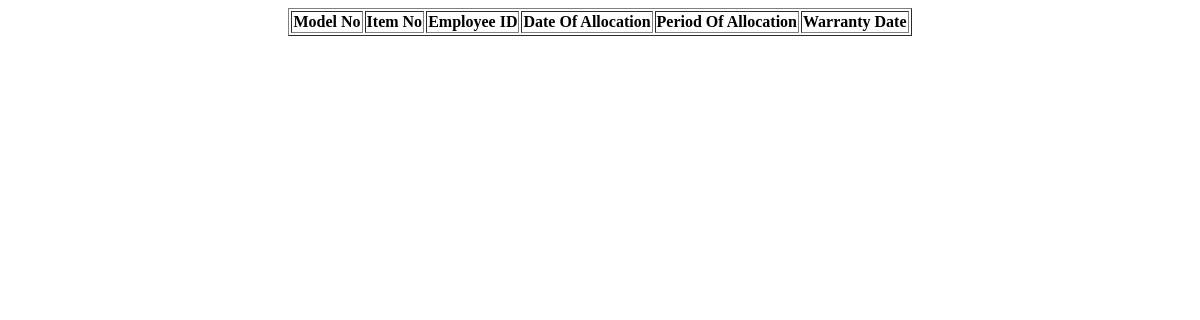
Page /hardware.php?value=Monitor on the earlier database version.
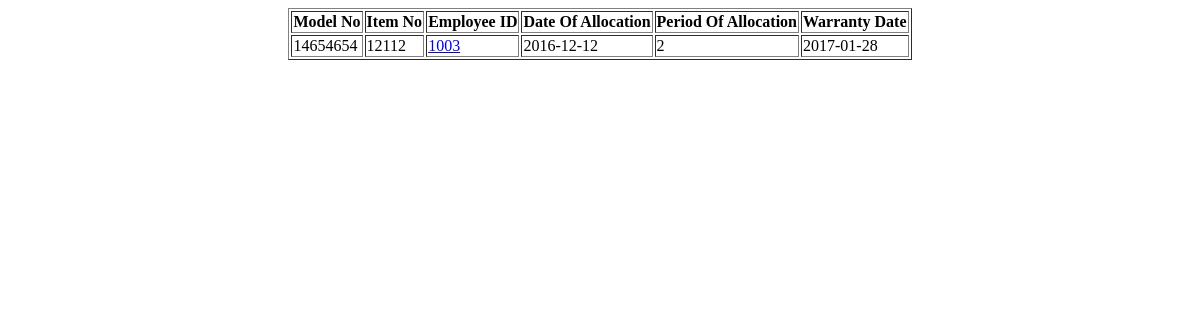
Same page on the later database version.
### tables this page shows
CREATE TABLE `hardware` (
  `Hardware_Type` varchar(50) NOT NULL,
  `Model_No` varchar(50) NOT NULL,
  `Item_No` varchar(50) NOT NULL,
  `Employee_ID` varchar(50) NOT NULL,
  `Date_of_All` date NOT NULL,
  `Period_of_All` varchar(5) NOT NULL,
  `Warranty_Date` date NOT NULL
);

### hardware.php (the view, shortened to what this page needs)
<html>
<head>
</head>
<body>
<table align='center' border='1'>
<?php
$var=$_GET['value'];
$query="select Model_No,Item_No,Employee_ID,Date_of_All,Period_of_All,Warranty_Date from hardware where Hardware_Type='$var'";
$run=mysql_query($query) or die(mysql_error());
?>
<thead>
<tr>
<th><strong>Model No</strong></th>
<th><strong>Item No</strong></th>
<th><strong>Employee ID</strong></th>
<th><strong>Date Of Allocation</strong></th>
<th><strong>Period Of Allocation</strong></th>
<th><strong>Warranty Date</strong></th>
</tr>
</thead>
<tbody>
<?php
while($row=mysql_fetch_array($run))
{
	echo "<tr>
		<td>{$row['Model_No']}</td>
		<td>{$row['Item_No']}</td>
		<td><a href='employee.php?val=$row[Employee_ID]'>{$row['Employee_ID']}</a></td>
		<td>{$row['Date_of_All']}</td>
		<td>{$row['Period_of_All']}</td>
		<td>{$row['Warranty_Date']}</td>
		</tr>";
}
?>
</tbody>
</table>
</body>
</html>

Differences in the rows shown:
added hardware: Model_No "14654654", Item_No "12112", Employee_ID "1003", Date_of_All "2016-12-12", Period_of_All "2", Warranty_Date "2017-01-28"
